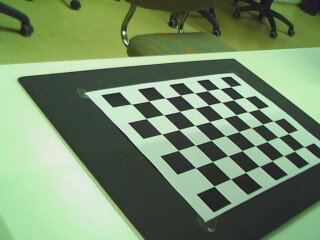
#> input picture Lab_2_Miguel_Sobral_Alonso_Bernabe/data/left/left_000.jpg, 320 x 240 px; its folder holds 4 pictures in this run
$ jupyter execute --allow-errors lab_2.ipynb   (older library calls are emulated)
#> lines starting #> are read from the running program, lines starting #| are printed output that depends on the picture; long printed decimals are rounded
# **Sesión 2:** Calibración de Cámara 📷⚙️

## 0. Preparación

[cell 1]
import cv2
print("OpenCV should be 4.8.x Current version:", cv2.__version__)
from typing import List
import numpy as np
# import imageio --- IGNORE IF DEPRECATED---
import imageio.v3 as imageio
import copy
import os
import glob

## **Apartado A: Calibración de cámara** (derecha e izquierda)

En este apartado se realiza la calibración de dos cámaras de un sistema estereoscópico. Para ello se trabajará con las imágenes de las carpetas ``left`` y ``right``. En primer lugar se trabajará con la carpeta ``left``. Posteriormente, deberá repetir el proceso con las imágenes en la carpeta ``right``. Ambas carpetas contienen imágenes con las que se calibrarán las cámaras. En ellas aparece el patrón de calibración en diferentes posiciones y orientaciones. Estas imágenes serán los datos de entrada.

Los pasos que deberá seguir para calibrar una cámara son:

1. Defina y ejecute el método para cargar imágenes ``load_images()``.
2. Detecte las esquinas de los patrones usando ``cv2.findChessboardCorners()``. Refine las detecciones con ``cv2.cornerSubPix()``.
3. Compruebe que las detecciones son correctas dibujando los resultados con ``cv2.drawChessboardCorners()``.
4. Defina y ejecute el método ``get_chessboard_points(chessboard_shape, dx, dy)`` que proporcione las coordenadas 3D de las esquinas del patrón. El sistema de referencia utilizado deberá estar anclado al propio patrón.
5. Utilice ``cv2.calibrateCamera`` para obtener los parámetros de calibración para la cámara izquierda.

### **Tarea A.1:** Defina y ejecute el método para cargar imágenes ``load_images()``.

[cell 2]
def load_images(filenames: List) -> List:
    return [imageio.imread(filename) for filename in filenames]
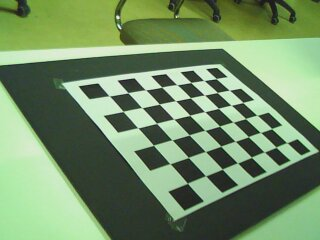
#> input picture Lab_2_Miguel_Sobral_Alonso_Bernabe/data/left/left_001.jpg, 320 x 240 px
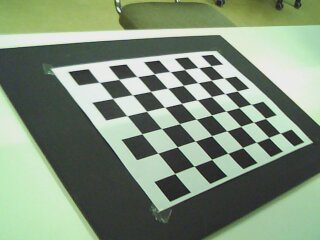
#> input picture Lab_2_Miguel_Sobral_Alonso_Bernabe/data/left/left_002.jpg, 320 x 240 px
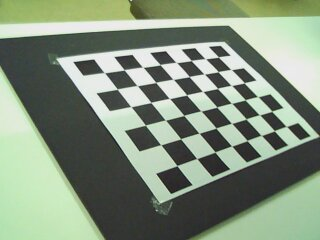
#> input picture Lab_2_Miguel_Sobral_Alonso_Bernabe/data/left/left_003.jpg, 320 x 240 px

[cell 3]
# TODO Build a list containing the paths of all images from the left camera
imgs_path = [filename for filename in glob.glob(os.path.join("../data/left", "*.jpg"))]
imgs = load_images(imgs_path)
#> imgs = 4 items

### **Tarea A.2:** Detecte las esquinas de los patrones usando ``cv2.findChessboardCorners()``. Refine las detecciones con ``cv2.cornerSubPix()``.

[cell 4]
# TODO Find corners with cv2.findChessboardCorners()
# Hint: you can use a list comprehension to process all images
corners = [cv2.findChessboardCorners(img, (8, 6)) for img in imgs]
#> corners = 4 items

[cell 5]
corners_copy = copy.deepcopy(corners)
#> corners_copy = 4 items
criteria = (cv2.TERM_CRITERIA_EPS + cv2.TERM_CRITERIA_MAX_ITER, 30, 0.01)

# TODO To refine corner detections with cv2.cornerSubPix() you need to input grayscale images. Build a list containing grayscale images.
imgs_gray = [cv2.cvtColor(img, cv2.COLOR_BGR2GRAY) for img in imgs]
#> imgs_gray = 4 items

corners_refined = [cv2.cornerSubPix(img_grey, corner[1], (5, 5), (-1, -1), criteria) if corner[0] else [] for img_grey, corner in zip(imgs_gray, corners_copy)]
#> corners_refined = 4 items
print(corners_refined)
#| [array([[[131.501 , 104.116 ]],
#|        [[148.865 , 100.8494  ]],
#|        [[165.255 ,  97.906 ]],
#|        [[180.2673  ,  95.273 ]],
#|        [[194.393 ,  92.758 ]],
#|        [[207.470 ,  90.581 ]],
#|        [[219.560 ,  88.594 ]],
#|        [[230.980 ,  86.6583  ]],
#|        [[146.130 , 118.531 ]],
#|        [[163.545 , 114.751 ]],
#|        [[179.634 , 111.361]],
#|        [[194.6438  , 108.099 ]],
#> (further printed lines are left out)

### **Tarea A.3:** Compruebe que las detecciones son correctas dibujando los resultados con ``cv2.drawChessboardCorners()``

[cell 6]
imgs_copy = copy.deepcopy(imgs)
#> imgs_copy = 4 items

[cell 7]
# TODO Use cv2.drawChessboardCorners() to draw the cornes
imgs_copy = [cv2.drawChessboardCorners(img, (8, 6), corner[1], True) for img, corner in zip(imgs_copy, corners) if corner[0]]

[cell 8]
# TODO Show images and save when needed

def show_image(img):
    cv2.imshow(img)
    cv2.waitKey(0)
    cv2.destroyAllWindows()

def write_image(img, filename):
    cv2.imwrite(filename, img)

### **Tarea A.4:** Defina y ejecute el método ``get_chessboard_points(chessboard_shape, dx, dy)``

[cell 9]
# TODO Design the method. It should return a np.array with np.float32 elements
def get_chessboard_points(chessboard_shape, dx, dy):
    rows, cols = chessboard_shape
    points = []
    for i in range(cols):
        for j in range(rows):
            points.append([j * dx, i * dy, 0.0])
    return np.array(points, dtype=np.float32)

### **Tarea A.5:** Utilice ``cv2.calibrateCamera()`` para obtener los parámetros de calibración para la cámara izquierda

[cell 10]
# Filter data and get only those with adequate detections
valid_corners = [corner[1] for corner in corners if corner[0]]
#> valid_corners = 4 items
# Convert list to numpy array with np.float32 elements
valid_corners = np.asarray(valid_corners, dtype=np.float32)

[cell 11]
# TODO You need the points for every image, not just one (consider a list comprehension)
chessboard_points = [get_chessboard_points((8, 6), 30.0, 30.0) for _ in range(len(valid_corners))]
#> chessboard_points = 4 items

chessboard_points = np.array(chessboard_points, dtype=np.float32)

[cell 12]
# TODO
rms, intrinsics, dist_coeffs, rvecs, tvecs = cv2.calibrateCamera(chessboard_points, valid_corners, (imgs[0].shape[1], imgs[0].shape[0]), None, None)
#> rms = 0.154; intrinsics = [[444.9, 0, 193.3], [0, 485.1, 115.8], [0, 0, 1]]; dist_coeffs = [[-0.687, 25.65, 0.0146, -0.00884, -317.4]]; rvecs = ([-0.853, -0.703, -0.527], [-0.808, -0.698, -0.512], [-0.767, -0.684, -0.499], [-0.744, -0.653, -0.479]); tvecs = ([-77.64, -13.74, 555.4], [-103.7, -22.89, 546.5], [-114.4, -37.85, 539.2], [-108.3, -48.68, 539.2])

# Obtain extrinsics
extrinsics = list(map(lambda rvec, tvec: np.hstack((cv2.Rodrigues(rvec)[0], tvec)), rvecs, tvecs))
#> extrinsics = 4 items

[cell 13]
# Print outputs
print("Intrinsics:\n", intrinsics)
print("Distortion coefficients:\n", dist_coeffs)
print("Root mean squared reprojection error:\n", rms)

### **Pregunta A.1:** Repita el proceso (carga de imágenes, detección y comprobación de esquinas, etc.) para la cámara derecha.

[cell 14]
# TODO Homework
imgs_path = [filename for filename in glob.glob(os.path.join("../data/right", "*.jpg"))]
imgs = load_images(imgs_path)

[cell 15]
corners = [cv2.findChessboardCorners(img, (8, 6)) for img in imgs]

[cell 16]
corners_copy = copy.deepcopy(corners)
criteria = (cv2.TERM_CRITERIA_EPS + cv2.TERM_CRITERIA_MAX_ITER, 30, 0.01)

# TODO To refine corner detections with cv2.cornerSubPix() you need to input grayscale images. Build a list containing grayscale images.
imgs_gray = [cv2.cvtColor(img, cv2.COLOR_BGR2GRAY) for img in imgs]

corners_refined = [cv2.cornerSubPix(img_grey, corner[1], (5, 5), (-1, -1), criteria) if corner[0] else [] for img_grey, corner in zip(imgs_gray, corners_copy)]
print(corners_refined)

[cell 17]
imgs_copy_right = copy.deepcopy(imgs)

[cell 18]
imgs_copy = [cv2.drawChessboardCorners(img, (8, 6), corner[1], True) for img, corner in zip(imgs_copy, corners) if corner[0]]
#> imgs_copy = []

[cell 19]
# Filter data and get only those with adequate detections
valid_corners = [corner[1] for corner in corners if corner[0]]
# Convert list to numpy array with np.float32 elements
valid_corners = np.asarray(valid_corners, dtype=np.float32)

[cell 20]
chessboard_points = [get_chessboard_points((8, 6), 30.0, 30.0) for _ in range(len(valid_corners))]

chessboard_points = np.array(chessboard_points, dtype=np.float32)

#> (a cell that did not finish here is left out)

[cell 22]
# Print outputs
print("Intrinsics:\n", intrinsics)
print("Distortion coefficients:\n", dist_coeffs)
print("Root mean squared reprojection error:\n", rms)

### **Pregunta A.2:** Diferencias entre cv2.findChessboardCorners() y cv2.cornerSubPix()

[cell 23]
valid_indices = [i for i, corner in enumerate(corners) if corner[0]]

for i in valid_indices:
    img_initial = copy.deepcopy(imgs[i])
    img_refined = copy.deepcopy(imgs[i])

    cv2.drawChessboardCorners(img_initial, (8, 6), corners[i][1], True)

    cv2.drawChessboardCorners(img_refined, (8, 6), corners_refined[i], True)

    difference = np.mean( np.linalg.norm(corners[i][1] - corners_refined[i], axis=2))

    print("Image", i)
    print("Mean difference:", difference, "pixels")

    comparison = np.hstack((img_initial, img_refined))

    cv2.imshow("Image " + str(i), comparison)
    cv2.waitKey(0)
    cv2.destroyAllWindows()

### **Pregunta A.3:** Número mínimo de imágenes necesarias para calibrar.

[cell 24]
num_images = []
calibration_errors = []

for n in range(1, len(valid_corners) + 1):

    rms_n, _, _, _, _ = cv2.calibrateCamera(chessboard_points[:n], valid_corners[:n], (imgs[0].shape[1], imgs[0].shape[0]), None, None)

    num_images.append(n)
    calibration_errors.append(rms_n)

[cell 25]
import matplotlib.pyplot as plt

plt.plot(num_images, calibration_errors, marker="o")

plt.xlabel("Number of images")
plt.ylabel("Calibration error")
plt.title("Calibration error vs number of images")
plt.grid()

plt.show()
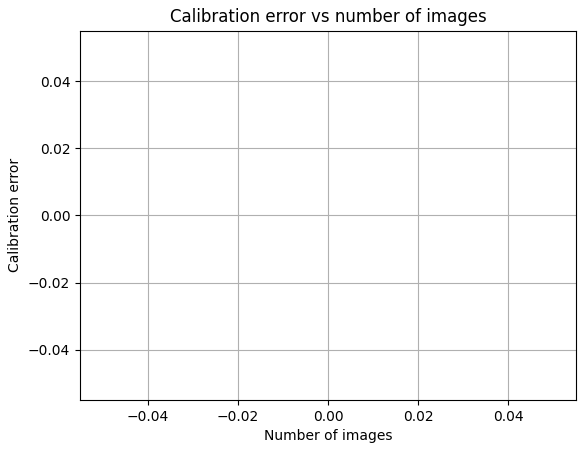
#> figure drawn by matplotlib, 1 panel

## **Apartado B: Corrección de distorsión** (ojo de pez)

En este apartado se trabajará en la corrección de la distorsión debido a lentes de ojo de pez. Primero se calibrará una cámara con este tipo de lente, utilizando las imágenes de la carpeta ``fisheye``. Posteriormente se utilizarán estos parámetros de calibración para corregir la distorsión de una de las imágenes de calibración.

Los pasos que deberá seguir para calibrar una cámara con distorsión de ojo de pez son:

1. Reutilice el método ``load_images()`` para cargar las imágenes de la carpeta ``fisheye``.
2. Detecte las equinas procesando las imágenes con los métodos ``cv2.findChessboardCorners()`` y ``cv2.cornerSubPix()``.
3. Reutilice la función ``get_chessboard_points()`` para obtener las coordenadas del tablero.
4. Defina los argumentos para la función de calibración.
5. Calibre con ``cv2.fisheye.calibrate()``

### **Tarea B.1:** Reutilice el método ``load_images()`` para cargar las imágenes de la carpeta ``fisheye``

[cell 26]
# TODO Build a list containing the paths of all images from the fisheye camera and load images
fisheye_imgs_path = [filename for filename in glob.glob(os.path.join("../data/fisheye", "*.jpg"))]
fisheye_imgs = load_images(fisheye_imgs_path)

### **Tarea B.2:** Detecte las equinas procesando las imágenes con los métodos ``cv2.findChessboardCorners()`` y ``cv2.cornerSubPix()``.

[cell 27]
imgs_corners = []
# Parameters for cv2.cornerSubPix()
subpix_criteria = (cv2.TERM_CRITERIA_EPS+cv2.TERM_CRITERIA_MAX_ITER, 30, 0.1)

#TODO Complete the required parts of the loop
for img in fisheye_imgs:

    # TODO parse arguments to cv2.findChessboardCorners()
    corners = cv2.findChessboardCorners(img, (7, 6))

    if not corners[0]:
        continue

    # TODO convert image to grayscale to use cv2.cornerSubPix()
    gray_img = cv2.cvtColor(img, cv2.COLOR_BGR2GRAY)
    refined_corners = cv2.cornerSubPix(gray_img, corners[1], (5,5), (-1,-1), subpix_criteria)

    # TODO append only those refined_corners with proper detections
    imgs_corners.append(refined_corners)

### **Tarea B.3:** Reutilice la función ``get_chessboard_points()`` para obtener las coordenadas del tablero

[cell 28]
# TODO Define the chessboard dimensions and the lenght of the squares (in [mm])
chessboard_dims = (7, 6)
length = 30
# TODO You need the points for every image, not just one (consider a list comprehension)
fisheye_chessboard_points = [get_chessboard_points(chessboard_dims, length, length).reshape(-1, 1, 3) for _ in imgs_corners]

### **Tarea B.4:** Defina los argumentos para la calibración

[cell 29]
# Parameters for cv2.fisheye.calibrate()
calibration_flags = cv2.fisheye.CALIB_RECOMPUTE_EXTRINSIC+cv2.fisheye.CALIB_FIX_SKEW
intrinsics = np.zeros((3, 3))
distortion = np.zeros((4, 1))
rotations = [np.zeros((1, 1, 3), dtype=np.float64) for _ in imgs_corners]
traslations = [np.zeros((1, 1, 3), dtype=np.float64) for _ in imgs_corners]

### **Tarea B.5:** Calibración

#> (a cell that did not finish here is left out)

[cell 31]
# Show intrinsic matrix and distortion coefficients values
print(intrinsics)
print(distortion)
print(rms)

### **Pregunta B.1:** Corrija la distorsión de las 2 primeras imágenes de la carpeta ``fisheye``

#> (a cell that did not finish here is left out)

[cell 33]
# TODO Homework: correct distortion using cv2.remap()
undistorted_imgs = [cv2.remap(img, map1, map2, cv2.INTER_LINEAR) for img in fisheye_imgs[:2]]

for i, img in enumerate(undistorted_imgs):
    cv2.imshow("Undistorted image " + str(i), img)
    cv2.waitKey(0)
    cv2.destroyAllWindows()
